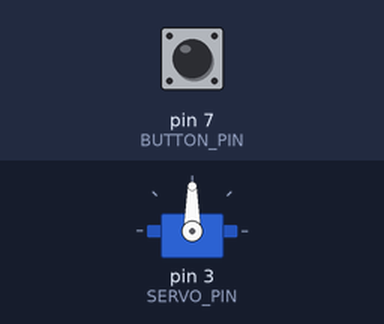
The sketch below on a simulated Arduino Uno, built with avr-gcc and run on an emulated ATmega328P. On the bench: servo. The test bench sets the inputs (shaded band); at power-on: pin 7 (BUTTON_PIN) HIGH.

Above: at 1.2 s.
1.3 s: pin 7 (BUTTON_PIN) pulled LOW for 0.15 s
At 3.7 s:
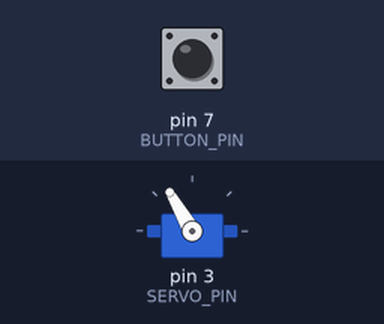
At 5.8 s:
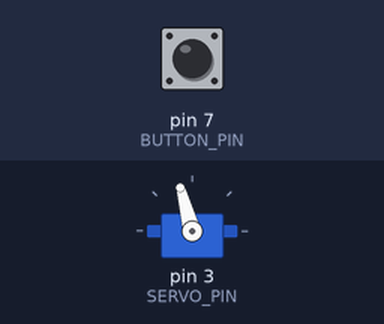
Timing chart, 0 to 8.1 s (numbered marks = the images above; inputs shaded):
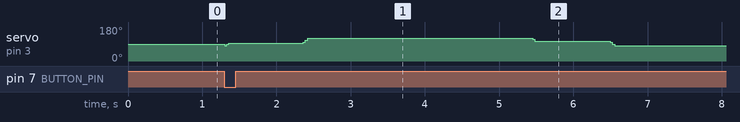

The sketch:

servo.ino
```cpp
// To turn it on press the button, to turn it off press and hold the button for 3 seconds.

#include <Servo.h>

#define BUTTON_PIN 7
#define SERVO_PIN 3

Servo myservo;

byte lastButtonState = LOW;
byte ledState = LOW;
int counter = 0;

unsigned long debounceDuration = 50; // millis
unsigned long lastTimeButtonStateChanged = 0;

int ButtonPressCounter(byte buttonState) {            // check if the button was pressed
  buttonState = digitalRead(BUTTON_PIN);
    if(buttonState == HIGH) {
       counter += 1;
  }
  return counter;
}

void ServoPositionChange(byte buttonState) {
  int pos = 80;

   for(pos = 80; pos <= 120; pos += 5) {        // goes from 80 degrees to 120 degrees
    myservo.write(pos);                         // tell servo to go to position in variable 'pos'
    delay(15);                                  // waits 15ms for the servo to reach the position
    ButtonPressCounter(buttonState);            // check if the button wasn't pressed
    if(pos == 95) {                             // delay to mute the string
      delay(1000);
    }
    if(pos == 120) {                            // delay to record sound of the string
    delay(3000);
    }
  }
  for (pos = 120; pos >= 80; pos -= 5) {        // goes from 120 degrees to 80 degrees
    myservo.write(pos);                         // tell servo to go to position in variable 'pos'
    delay(15);                                  // waits 15ms for the servo to reach the position
    ButtonPressCounter(buttonState);            // check if the button wasn't pressed
    if(pos == 105) {                            // delay to mute the string
      delay(1000);
    }
    if(pos == 80) {                             // delay to record sound of the string
      delay(3000);
    }
  }
}

void setup() {
  pinMode(BUTTON_PIN, INPUT_PULLUP);
  myservo.attach(SERVO_PIN);
}
void loop() {
  if (millis() - lastTimeButtonStateChanged > debounceDuration) {     // delay to button reaction

  byte buttonState = digitalRead(BUTTON_PIN);

  if (buttonState != lastButtonState) {                               // condition connected with button turn on/off
    lastTimeButtonStateChanged = millis();
    lastButtonState = buttonState;
    while (buttonState == LOW){
      ServoPositionChange(buttonState);

      if (counter > 0){                                               // counter check, if true break the loop
        buttonState = HIGH;
        counter = 0;
        }
      }
    }
  }
}
```
